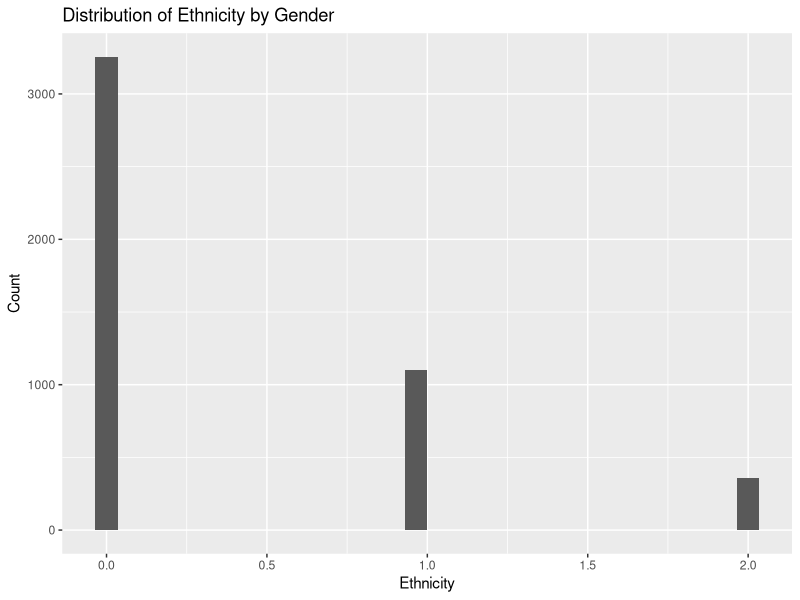

The R script that drew this image: (Note: this script raises an error after producing the figure.)
## ---- chunk 1
knitr::opts_chunk$set(echo=FALSE, warning=FALSE, message=FALSE)
library(tidyverse)
## ---- chunk 2
data <- readxl::read_xlsx("PSYC201a.xlsx")
## ---- chunk 3
# select varables of interest
data <- data %>% 
  select(-2,-13)

# rename the columns
data <- rename(data,"gender"="demo_gender",
                    "Hispanic"="demo_ethnic",
                    "Caucasian"="demo_racewhite",
                    "African"="demo_race_black",
                    "Native"="demo_race_amind",
                    "Pacific Island"="demo_race_pacisl",
                    "Asian"="demo_race_asian",
                    "Other"="demo_race_oth",
                    "Unclassified"="demo_race_decline",
                    "Age"="Calculate999age",
                    "Relationship"="demo_relationship",
                    "ServiceType"="serv_type_0",
                    "ServiceBranch"="serv_branch_0",
                    "ServiceDeployCount"="serv_deploy_count") 
## ---- chunk 4
# replace all "999"s with "NA"
data[data==999]=NA
## ---- chunk 5
# filter out unreasonable cases
data <- data %>% 
  filter(Age<100) %>%
  filter(Age>18)
## ---- chunk 6
# male=1, female=0
data$gender[data$gender==2]=0
## ---- chunk 7
#rename relationships
data$Relationship=as.character(data$Relationship)
data$Relationship[data$Relationship=="1"]="single"
data$Relationship[data$Relationship=="2"]="married"
data$Relationship[data$Relationship=="3"]="seperated"
data$Relationship[data$Relationship=="4"]="divorced"
data$Relationship[data$Relationship=="5"]="cohabitating"
data$Relationship[data$Relationship=="6"]="civil union"
data$Relationship[data$Relationship=="7"]="remarried"
data$Relationship[data$Relationship=="8"]="widowed"

#recode service type
data$ServiceType = as.character(data$ServiceType)
data$ServiceType[data$ServiceType == "1"] = "Active Duty"
data$ServiceType[data$ServiceType == "2"] = "Reserve"
data$ServiceType[data$ServiceType == "3"] = "Guard"

#recode service branch
data$ServiceBranch = as.character(data$ServiceBranch)
data$ServiceBranch[data$ServiceBranch == "1"] = "Army"
data$ServiceBranch[data$ServiceBranch == "2"] = "Air Force"
data$ServiceBranch[data$ServiceBranch == "3"] = "Coast Guard"
data$ServiceBranch[data$ServiceBranch == "4"] = "Marines"
data$ServiceBranch[data$ServiceBranch == "5"] = "National"
data$ServiceBranch[data$ServiceBranch == "6"] = "Navy"
## ---- chunk 8
#gender and ethnics distribution
data %>%
  ggplot(aes(x=Hispanic,fill = gender))+
  geom_histogram()+
   labs(title = "Distribution of Ethnicity by Gender",
       x = "Ethnicity",
       y = "Count")
  
#age(gender) ~ sleep
data %>%
  gender = as.factor(gender)%>%
  ggplot(aes(x=Age,y = sleep_score, color = gender))+
  geom_point()+
  geom_smooth()+
   labs(title = "Relationship Between Age And Sleep",
       x = "Age",
       y = "Sleep Quality")

#relationship(gender) ~ sleep (anova?)
data %>%
  gender = as.factor(gender)%>%
  ggplot(aes(x=Relationship,y = sleep_score, color = gender))+
   labs(title = "Relationship Between Relationship Status And Sleep",
       x = "Relationship Status",
       y = "Sleep Quality")

#relationship(gender) ~ anxiety (anova?)
data %>%
  gender = as.factor(gender)%>%
  ggplot(aes(x=Relationship,y = gad7_score, color = gender))+
   labs(title = "Relationship Between Relationship Status And Anxiety",
       x = "Relationship Status",
       y = "Anxiety Level")

#relationship(gender) ~ depression (anova?)
data %>%
  gender = as.factor(gender)%>%
  ggplot(aes(x=Relationship,y = dep_score_phq9, color = gender))+
   labs(title = "Relationship Between Relationship Status And Depression",
       x = "Relationship Status",
       y = "Depression")

#relationship(gender) ~ alc consuming (substance abuse?) (anova?)
data %>%
  gender = as.factor(gender)%>%
  ggplot(aes(x=Relationship,y = alc_score_audit, color = gender))+
   labs(title = "Relationship Between Relationship Status And Alcohol Abuse",
       x = "Relationship Status",
       y = "Alcohol Abuse")

# emotional support ~ sleep 
data %>%
  gender = as.factor(gender)%>%
  ggplot(aes(x=es_score_promis,y = sleep_score, color = gender))+
  geom_point()+
  geom_smooth()+
   labs(title = "Relationship Between Emotional Support And Sleep",
       x = "Emotional Support",
       y = "Sleep")

# emotional support ~ Anxiety 
data %>%
  gender = as.factor(gender)%>%
  ggplot(aes(x=es_score_promis,y = gad7_score, color = gender))+
  geom_point()+
  geom_smooth()+
   labs(title = "Relationship Between Emotional Support And Anxiety",
       x = "Emotional Support",
       y = "Anxiety")

# emotional support ~ Depression 
data %>%
  gender = as.factor(gender)%>%
  ggplot(aes(x=es_score_promis,y = dep_score_phq9, color = gender))+
  geom_point()+
  geom_smooth()+
   labs(title = "Relationship Between Emotional Support And Depression",
       x = "Emotional Support",
       y = "Depression")

#emotional support(gender) ~ alc consuming (substance abuse?) (anova?)
data %>%
  gender = as.factor(gender)%>%
  ggplot(aes(x=es_score_promis,y = alc_score_audit, color = gender))+
  geom_point()+
  geom_smooth()+
   labs(title = "Relationship Between Emotional Support And Alcohol Abuse",
       x = "Emotional Support",
       y = "Alcohol Abuse")

# sleep ~ alcohol
data %>%
  gender = as.factor(gender)%>%
  ggplot(aes(x=sleep_score,y = alc_score_audit, color = gender))+
  geom_point()+
  geom_smooth()+
   labs(title = "Relationship Between Sleep And Alcohol Abuse",
       x = "Sleep Quality",
       y = "Alcohol Abuse")
# sleep ~ anxiety
data %>%
  gender = as.factor(gender)%>%
  ggplot(aes(x=sleep_score,y = gad7_score, color = gender))+
  geom_point()+
  geom_smooth()+
   labs(title = "Relationship Between Sleep And Anxiety",
       x = "Sleep Quality",
       y = "Anxiety Level")

# sleep ~ BMI
data %>%
  gender = as.factor(gender)%>%
  ggplot(aes(x=sleep_score,y = demo_BMI, color = gender))+
  geom_point()+
  geom_smooth()+
   labs(title = "Relationship Between Sleep And BMI",
       x = "Sleep Quality",
       y = "BMI")

#sleep ~ Depression
data %>%
  gender = as.factor(gender)%>%
  ggplot(aes(x=sleep_score,y = dep_score_phq9, color = gender))+
  geom_point()+
  geom_smooth()+
   labs(title = "Relationship Between Sleep And Depression",
       x = "Sleep Quality",
       y = "Depression")
